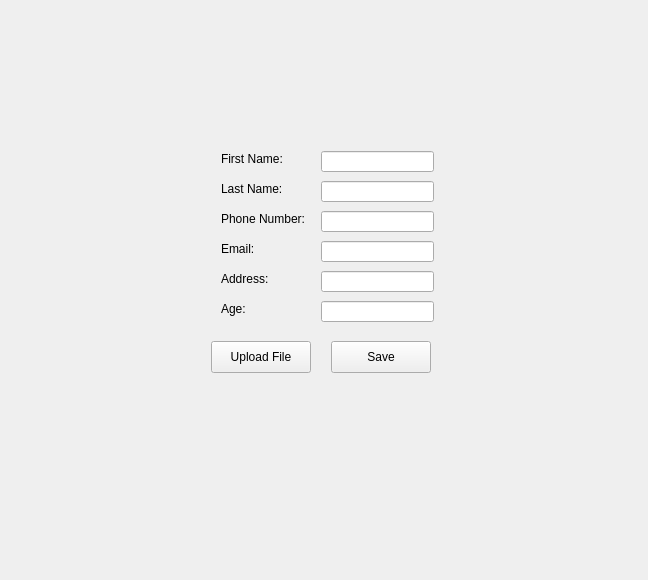
<?xml version="1.0" encoding="UTF-8"?>
<ui version="4.0">
 <class>ContactsGui</class>
 <widget class="QWidget" name="ContactsGui">
  <property name="geometry">
   <rect>
    <x>0</x>
    <y>0</y>
    <width>648</width>
    <height>580</height>
   </rect>
  </property>
  <property name="windowTitle">
   <string>Form</string>
  </property>
  <layout class="QGridLayout" name="gridLayout">
   <item row="0" column="0">
    <widget class="QStackedWidget" name="stackedWidget_contacts">
     <widget class="QWidget" name="page">
      <widget class="QLineEdit" name="lineEdit_age">
       <property name="geometry">
        <rect>
         <x>310</x>
         <y>290</y>
         <width>113</width>
         <height>21</height>
        </rect>
       </property>
      </widget>
      <widget class="QLabel" name="label_age">
       <property name="geometry">
        <rect>
         <x>210</x>
         <y>290</y>
         <width>91</width>
         <height>16</height>
        </rect>
       </property>
       <property name="text">
        <string>Age:</string>
       </property>
      </widget>
      <widget class="QLineEdit" name="lineEdit_email">
       <property name="geometry">
        <rect>
         <x>310</x>
         <y>230</y>
         <width>113</width>
         <height>21</height>
        </rect>
       </property>
      </widget>
      <widget class="QPushButton" name="pushButton_save">
       <property name="geometry">
        <rect>
         <x>320</x>
         <y>330</y>
         <width>100</width>
         <height>32</height>
        </rect>
       </property>
       <property name="text">
        <string>Save</string>
       </property>
      </widget>
      <widget class="QLabel" name="label_lastName">
       <property name="geometry">
        <rect>
         <x>210</x>
         <y>170</y>
         <width>71</width>
         <height>16</height>
        </rect>
       </property>
       <property name="text">
        <string>Last Name:</string>
       </property>
      </widget>
      <widget class="QLineEdit" name="lineEdit_firstName">
       <property name="geometry">
        <rect>
         <x>310</x>
         <y>140</y>
         <width>113</width>
         <height>21</height>
        </rect>
       </property>
      </widget>
      <widget class="QPushButton" name="pushButton_uploadFile">
       <property name="geometry">
        <rect>
         <x>200</x>
         <y>330</y>
         <width>100</width>
         <height>32</height>
        </rect>
       </property>
       <property name="text">
        <string>Upload File</string>
       </property>
      </widget>
      <widget class="QLineEdit" name="lineEdit_lastName">
       <property name="geometry">
        <rect>
         <x>310</x>
         <y>170</y>
         <width>113</width>
         <height>21</height>
        </rect>
       </property>
      </widget>
      <widget class="QLineEdit" name="lineEdit_phone">
       <property name="geometry">
        <rect>
         <x>310</x>
         <y>200</y>
         <width>113</width>
         <height>21</height>
        </rect>
       </property>
      </widget>
      <widget class="QLabel" name="label_email">
       <property name="geometry">
        <rect>
         <x>210</x>
         <y>230</y>
         <width>91</width>
         <height>16</height>
        </rect>
       </property>
       <property name="text">
        <string>Email:</string>
       </property>
      </widget>
      <widget class="QLineEdit" name="lineEdit_address">
       <property name="geometry">
        <rect>
         <x>310</x>
         <y>260</y>
         <width>113</width>
         <height>21</height>
        </rect>
       </property>
      </widget>
      <widget class="QLabel" name="label_address">
       <property name="geometry">
        <rect>
         <x>210</x>
         <y>260</y>
         <width>91</width>
         <height>16</height>
        </rect>
       </property>
       <property name="text">
        <string>Address:</string>
       </property>
      </widget>
      <widget class="QLabel" name="label_phone">
       <property name="geometry">
        <rect>
         <x>210</x>
         <y>200</y>
         <width>91</width>
         <height>16</height>
        </rect>
       </property>
       <property name="text">
        <string>Phone Number:</string>
       </property>
      </widget>
      <widget class="QLabel" name="label_firstName">
       <property name="geometry">
        <rect>
         <x>210</x>
         <y>140</y>
         <width>71</width>
         <height>16</height>
        </rect>
       </property>
       <property name="text">
        <string>First Name:</string>
       </property>
      </widget>
     </widget>
     <widget class="QWidget" name="page_2"/>
    </widget>
   </item>
  </layout>
 </widget>
 <resources/>
 <connections/>
</ui>
